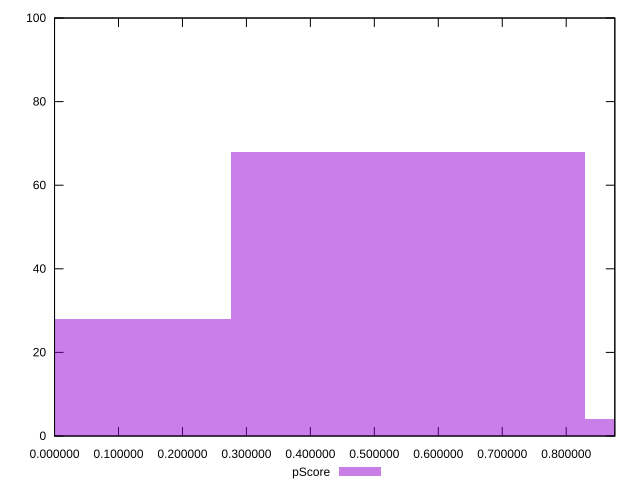

Source code (gnuplot):
reset

$pScore <<EOF
0.5529892761403412 68
0 28
1.1059785522806824 4
EOF

set key outside below
set boxwidth 0.5529892761403412
set xrange [0.000005150859173741473:0.8759965981919227]
set yrange [0:100]
set trange [0:100]
set style fill transparent solid 0.5 noborder
set terminal svg size 640, 490 enhanced background rgb 'white'
set output "reprap/estimated-input-latency/samples/pages+cached+noexternal+nomedia+nocss/pScore/histogram.svg"

plot $pScore title "pScore" with boxes

reset
